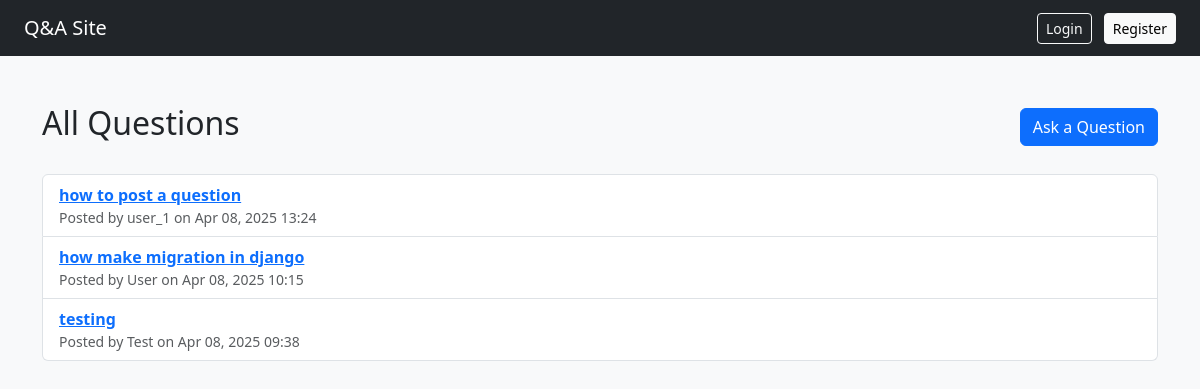
The page / on the database its author committed.
### app/models.py (models this page shows, shortened)
class Question(models.Model):
    id = models.AutoField(primary_key=True)
    user = models.ForeignKey(User, on_delete=models.CASCADE)
    title = models.CharField(max_length=255)
    content = models.TextField(blank=True, null=True)
    created_at = models.DateTimeField(auto_now_add=True)

### app/views.py (the view)
# urls.py: path('', views.home, name='home'),
def home(request):
    questions = Question.objects.all().order_by('-created_at')
    return render(request, 'app/home.html', {'questions': questions})

### app/templates/app/home.html (shortened to what this page needs)
{% extends 'app/base.html' %}
{% block content %}
<div class="d-flex justify-content-between align-items-center mb-4">
    <h2>All Questions</h2>
    <a href="{% url 'ask_question' %}" class="btn btn-primary">Ask a Question</a>
</div>
<ul class="list-group">
    {% for q in questions %}
        <li class="list-group-item">
            <a href="{% url 'question_detail' q.id %}" class="fw-bold">{{ q.title }}</a>
            <div class="text-muted small">Posted by {{ q.user.username }} on {{ q.created_at|date:"M d, Y H:i" }}</div>
        </li>
    {% empty %}
        <li class="list-group-item text-muted">No questions yet.</li>
    {% endfor %}
</ul>
{% endblock %}

### rows shown on the page
Question: title "how to post a question", user.username "user_1", created_at "Apr 08, 2025 13:24"
Question: title "how make migration in django", user.username "User", created_at "Apr 08, 2025 10:15"
Question: title "testing", user.username "Test", created_at "Apr 08, 2025 09:38"
